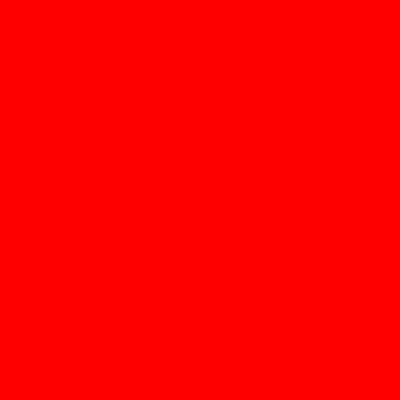
#> input picture res/onlyred.png, 400 x 400 px
$ python example.py
#> lines starting #> are read from the running program, lines starting #| are printed output that depends on the picture
import numpy as np
import matplotlib.pyplot as plt
import matplotlib.animation as animation
from matplotlib.widgets import Slider
import cv2 as cv

FILE_NAME = 'res/onlyred.png' #'res/sunset.jpg'

# https://matplotlib.org/3.3.1/gallery/widgets/slider_demo.html
# https://sodocumentation.net/matplotlib/topic/6983/animations-and-interactive-plotting


# img:
# image in rbg
#
# satadj:
# 1.0 means no change. Under it converts to greyscale
# and about 1.5 is immensely high
# [33 lines left out: functions saturate, exposure, plt_hist, not called in this run]

def main():
	fig, ax = plt.subplots(1, 2,figsize=(27.0,27.0))

	ax1 = ax[0] # The histogram
	ax2 = ax[1]	# The image

	ax2.set_xlim(0.0,1280.0)

	fig.suptitle('Saturation demo', fontsize=16)

	# Calculate the initial value for the image
	img = cv.imread(cv.samples.findFile(FILE_NAME)) # assume: BGR
#> img is the input picture: shape (400, 400, 3); mean B, G, R 0, 0, 255
	img = cv.cvtColor(img, cv.COLOR_BGR2RGB) # plt assumes RGB

	# Draw the image
	# Take the handle for later
	imobj = ax2.imshow(img)

	# Axes for the saturation and exposure
	ax_sat = plt.axes([0.25, .03, 0.50, 0.02])
	ax_exp = plt.axes([0.25, 0.01, 0.50, 0.02])

	# Slider
	sat_slider = Slider(ax_sat, 'Saturation', 0, 20, valinit=1)
	exp_slider = Slider(ax_exp, 'Exposure', -10, 10, valinit=1)

	# Histogram
	colors = ('r', 'g', 'b')
	lines = []
	for k,color in enumerate(colors):
		histogram = cv.calcHist([img],[k],None,[256],[0,256])
		line, = ax1.plot(histogram,color=color)
		lines.append(line)
#> after the loop, lines = 3 items

	# [35 lines left out: functions update_sat, update_exp, not called in this run]

	# call update function on slider value change
	sat_slider.on_changed(update_sat)
	exp_slider.on_changed(update_exp)


	plt.show()
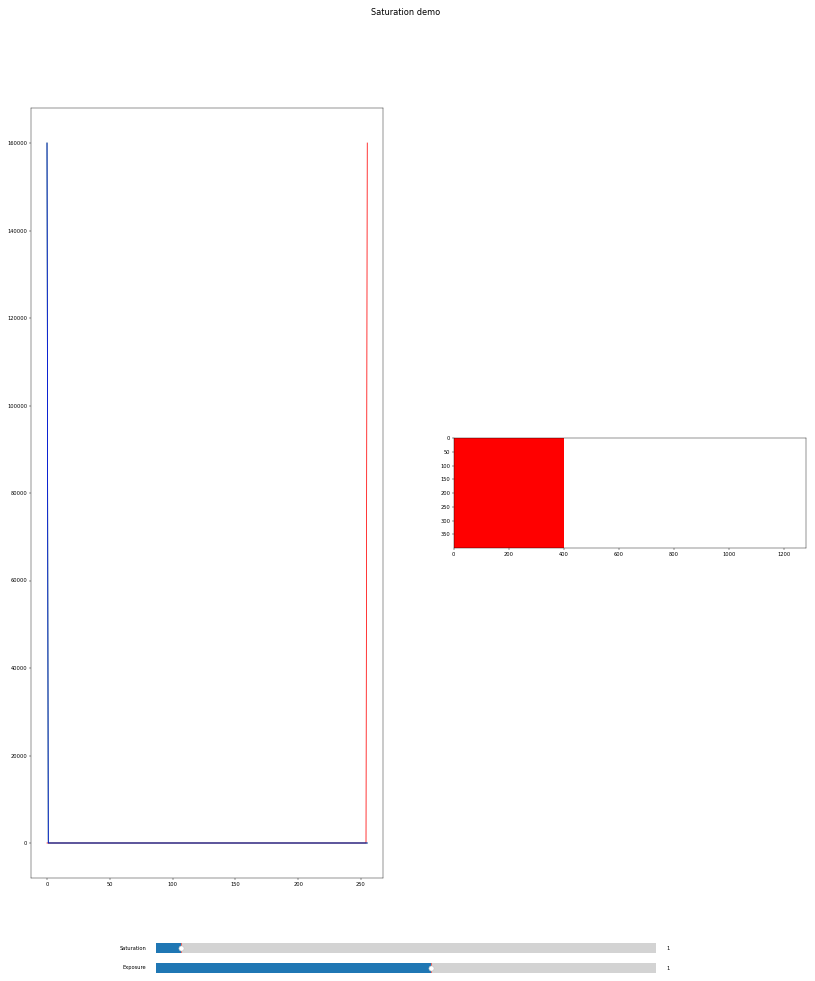
#> figure drawn by matplotlib, 4 panels; panel 1: curve peaks at x = 255, y = 160000; panel 1: curve peaks at x = 0, y = 160000; panel 1: curve peaks at x = 0, y = 160000


main()
